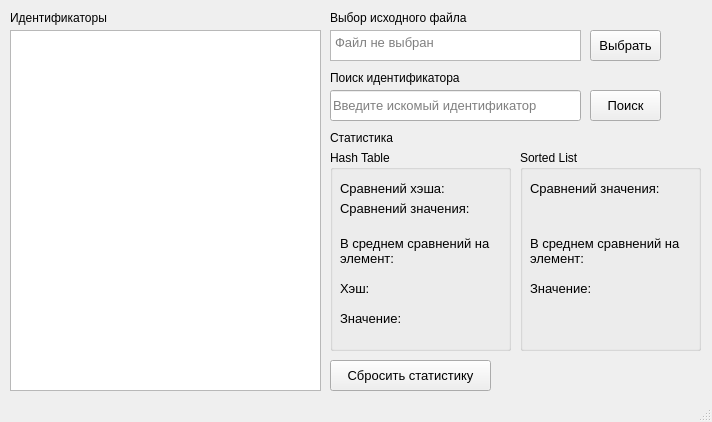
<?xml version="1.0" encoding="UTF-8"?>
<ui version="4.0">
 <class>MainWindow</class>
 <widget class="QMainWindow" name="MainWindow">
  <property name="geometry">
   <rect>
    <x>0</x>
    <y>0</y>
    <width>712</width>
    <height>422</height>
   </rect>
  </property>
  <property name="windowTitle">
   <string>Статистика</string>
  </property>
  <widget class="QWidget" name="centralwidget">
   <widget class="QTextBrowser" name="tb_identifiers">
    <property name="geometry">
     <rect>
      <x>10</x>
      <y>30</y>
      <width>311</width>
      <height>361</height>
     </rect>
    </property>
    <property name="focusPolicy">
     <enum>Qt::NoFocus</enum>
    </property>
    <property name="textInteractionFlags">
     <set>Qt::LinksAccessibleByKeyboard|Qt::LinksAccessibleByMouse|Qt::TextBrowserInteraction|Qt::TextSelectableByKeyboard|Qt::TextSelectableByMouse</set>
    </property>
   </widget>
   <widget class="QPushButton" name="b_selectFile">
    <property name="geometry">
     <rect>
      <x>590</x>
      <y>30</y>
      <width>71</width>
      <height>31</height>
     </rect>
    </property>
    <property name="font">
     <font>
      <pointsize>10</pointsize>
     </font>
    </property>
    <property name="text">
     <string>Выбрать</string>
    </property>
   </widget>
   <widget class="QTextBrowser" name="tb_selectedFile">
    <property name="geometry">
     <rect>
      <x>330</x>
      <y>30</y>
      <width>251</width>
      <height>31</height>
     </rect>
    </property>
    <property name="sizePolicy">
     <sizepolicy hsizetype="Fixed" vsizetype="Fixed">
      <horstretch>0</horstretch>
      <verstretch>0</verstretch>
     </sizepolicy>
    </property>
    <property name="font">
     <font>
      <pointsize>10</pointsize>
     </font>
    </property>
    <property name="mouseTracking">
     <bool>true</bool>
    </property>
    <property name="focusPolicy">
     <enum>Qt::NoFocus</enum>
    </property>
    <property name="inputMethodHints">
     <set>Qt::ImhNone</set>
    </property>
    <property name="textInteractionFlags">
     <set>Qt::NoTextInteraction</set>
    </property>
    <property name="placeholderText">
     <string>Файл не выбран</string>
    </property>
   </widget>
   <widget class="QLabel" name="l_identifiers">
    <property name="geometry">
     <rect>
      <x>10</x>
      <y>10</y>
      <width>141</width>
      <height>16</height>
     </rect>
    </property>
    <property name="text">
     <string>Идентификаторы</string>
    </property>
   </widget>
   <widget class="QLabel" name="l_sourceFileSelection">
    <property name="geometry">
     <rect>
      <x>330</x>
      <y>10</y>
      <width>161</width>
      <height>16</height>
     </rect>
    </property>
    <property name="text">
     <string>Выбор исходного файла</string>
    </property>
   </widget>
   <widget class="QLabel" name="l_statistics">
    <property name="geometry">
     <rect>
      <x>330</x>
      <y>130</y>
      <width>91</width>
      <height>16</height>
     </rect>
    </property>
    <property name="text">
     <string>Статистика</string>
    </property>
   </widget>
   <widget class="QLabel" name="l_searchIdentifier">
    <property name="geometry">
     <rect>
      <x>330</x>
      <y>70</y>
      <width>161</width>
      <height>16</height>
     </rect>
    </property>
    <property name="text">
     <string>Поиск идентификатора</string>
    </property>
   </widget>
   <widget class="QLineEdit" name="tb_identifierQuery">
    <property name="geometry">
     <rect>
      <x>330</x>
      <y>90</y>
      <width>251</width>
      <height>31</height>
     </rect>
    </property>
    <property name="sizePolicy">
     <sizepolicy hsizetype="Fixed" vsizetype="Fixed">
      <horstretch>0</horstretch>
      <verstretch>0</verstretch>
     </sizepolicy>
    </property>
    <property name="font">
     <font>
      <pointsize>10</pointsize>
     </font>
    </property>
    <property name="toolTip">
     <string/>
    </property>
    <property name="placeholderText">
     <string>Введите искомый идентификатор</string>
    </property>
   </widget>
   <widget class="QPushButton" name="b_search">
    <property name="geometry">
     <rect>
      <x>590</x>
      <y>90</y>
      <width>71</width>
      <height>31</height>
     </rect>
    </property>
    <property name="font">
     <font>
      <pointsize>10</pointsize>
     </font>
    </property>
    <property name="text">
     <string>Поиск</string>
    </property>
   </widget>
   <widget class="QGroupBox" name="gb_hashTable">
    <property name="geometry">
     <rect>
      <x>330</x>
      <y>150</y>
      <width>181</width>
      <height>201</height>
     </rect>
    </property>
    <property name="title">
     <string>Hash Table</string>
    </property>
    <widget class="QLabel" name="l_ht_hashComp">
     <property name="geometry">
      <rect>
       <x>10</x>
       <y>30</y>
       <width>161</width>
       <height>16</height>
      </rect>
     </property>
     <property name="font">
      <font>
       <pointsize>10</pointsize>
      </font>
     </property>
     <property name="text">
      <string>Сравнений хэша:</string>
     </property>
    </widget>
    <widget class="QLabel" name="l_ht_valComp">
     <property name="geometry">
      <rect>
       <x>10</x>
       <y>50</y>
       <width>161</width>
       <height>16</height>
      </rect>
     </property>
     <property name="font">
      <font>
       <pointsize>10</pointsize>
      </font>
     </property>
     <property name="text">
      <string>Сравнений значения:</string>
     </property>
    </widget>
    <widget class="QLabel" name="l_ht_mean">
     <property name="geometry">
      <rect>
       <x>10</x>
       <y>80</y>
       <width>161</width>
       <height>41</height>
      </rect>
     </property>
     <property name="font">
      <font>
       <pointsize>10</pointsize>
      </font>
     </property>
     <property name="text">
      <string>В среднем сравнений на элемент:</string>
     </property>
     <property name="wordWrap">
      <bool>true</bool>
     </property>
    </widget>
    <widget class="QLabel" name="l_ht_mean_hash">
     <property name="geometry">
      <rect>
       <x>10</x>
       <y>130</y>
       <width>161</width>
       <height>16</height>
      </rect>
     </property>
     <property name="font">
      <font>
       <pointsize>10</pointsize>
      </font>
     </property>
     <property name="text">
      <string>Хэш:</string>
     </property>
    </widget>
    <widget class="QLabel" name="l_ht_mean_val">
     <property name="geometry">
      <rect>
       <x>10</x>
       <y>160</y>
       <width>161</width>
       <height>16</height>
      </rect>
     </property>
     <property name="font">
      <font>
       <pointsize>10</pointsize>
      </font>
     </property>
     <property name="text">
      <string>Значение:</string>
     </property>
    </widget>
   </widget>
   <widget class="QGroupBox" name="gb_sortedList">
    <property name="geometry">
     <rect>
      <x>520</x>
      <y>150</y>
      <width>181</width>
      <height>201</height>
     </rect>
    </property>
    <property name="title">
     <string>Sorted List</string>
    </property>
    <widget class="QLabel" name="l_sl_valComp">
     <property name="geometry">
      <rect>
       <x>10</x>
       <y>30</y>
       <width>161</width>
       <height>16</height>
      </rect>
     </property>
     <property name="font">
      <font>
       <pointsize>10</pointsize>
      </font>
     </property>
     <property name="text">
      <string>Сравнений значения:</string>
     </property>
    </widget>
    <widget class="QLabel" name="l_sl_mean">
     <property name="geometry">
      <rect>
       <x>10</x>
       <y>80</y>
       <width>161</width>
       <height>41</height>
      </rect>
     </property>
     <property name="font">
      <font>
       <pointsize>10</pointsize>
      </font>
     </property>
     <property name="text">
      <string>В среднем сравнений на элемент:</string>
     </property>
     <property name="wordWrap">
      <bool>true</bool>
     </property>
    </widget>
    <widget class="QLabel" name="l_sl_mean_val">
     <property name="geometry">
      <rect>
       <x>10</x>
       <y>130</y>
       <width>161</width>
       <height>16</height>
      </rect>
     </property>
     <property name="font">
      <font>
       <pointsize>10</pointsize>
      </font>
     </property>
     <property name="text">
      <string>Значение:</string>
     </property>
    </widget>
   </widget>
   <widget class="QPushButton" name="b_statReset">
    <property name="geometry">
     <rect>
      <x>330</x>
      <y>360</y>
      <width>161</width>
      <height>31</height>
     </rect>
    </property>
    <property name="font">
     <font>
      <pointsize>10</pointsize>
     </font>
    </property>
    <property name="text">
     <string>Сбросить статистику</string>
    </property>
   </widget>
  </widget>
  <widget class="QStatusBar" name="statusbar"/>
 </widget>
 <resources/>
 <connections/>
</ui>
